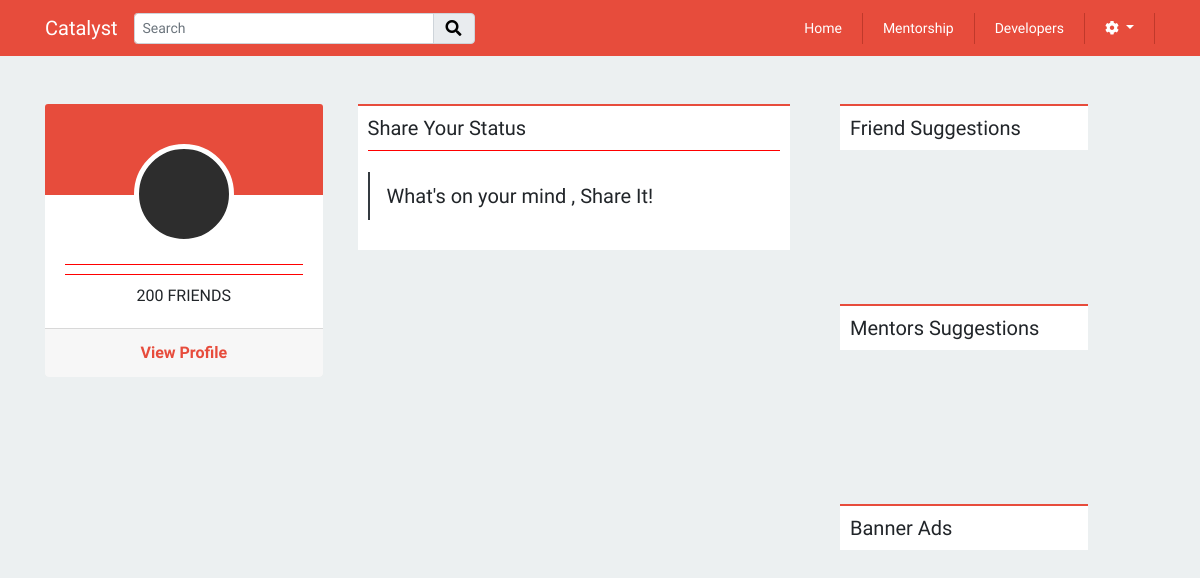
The app's page /includes/homepage/homepage.php, older data.
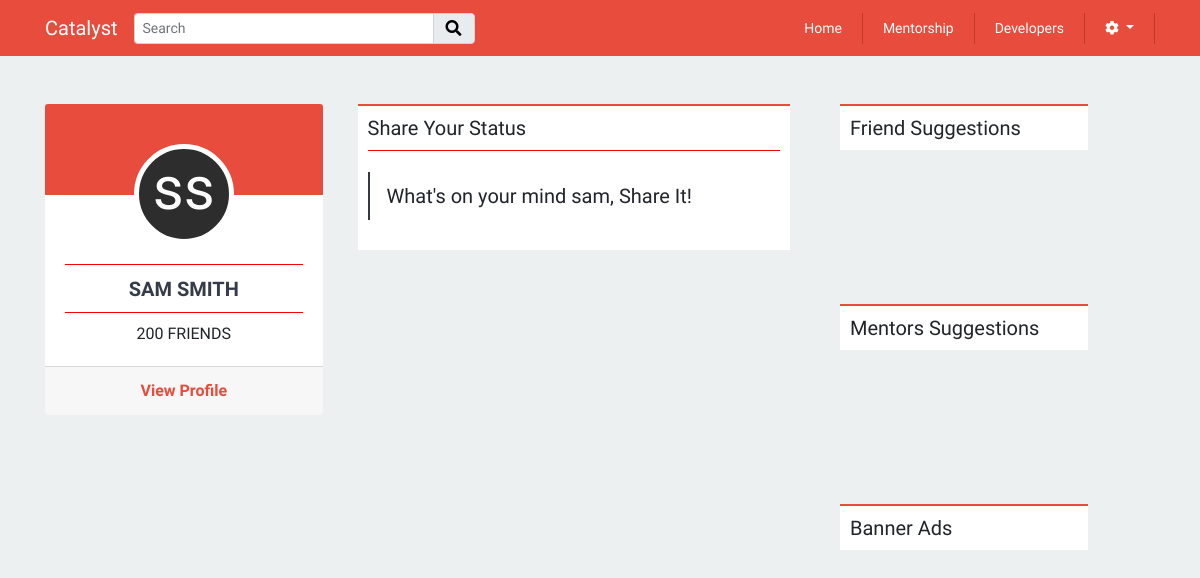
The same page, newer data.
### tables this page shows
CREATE TABLE `profiles` (
  `id` int(11) NOT NULL,
  `fname` varchar(255) NOT NULL,
  `lname` varchar(255) NOT NULL,
  `email` varchar(255) NOT NULL,
  `contact` varchar(255) NOT NULL,
  `image` longtext NOT NULL,
  `location` varchar(255) NOT NULL,
  `position` varchar(255) NOT NULL,
  `portfolio_url` varchar(255) NOT NULL,
  `mentorship_status` tinyint(1) NOT NULL,
  `user_id` int(11) NOT NULL
);

### includes/homepage/homepage.php (the view, shortened to what this page needs)
<?php
require_once 'header.php';
	$query = "SELECT * FROM profiles WHERE user_id = 3";
	$db = Database::getDb();
	$pdost = $db->prepare($query);
	$profile = $pdost->execute();
	$profile = $pdost->fetch(PDO::FETCH_OBJ);
	 $fName = $profile->fname;
	 $lName = $profile->lname;
	$firstChar = mb_substr($fName, 0, 1, "UTF-8");
	$secChar = mb_substr($lName, 0, 1, "UTF-8");
?>
<br>
<br>
<div class="container">
	<div class="row">
		<div class="col-md-3 homepage-left-sidebar">
			<div class="card text-center">
				<div class="card-header homepage-left-sidebar-header">
					<div class="dev-profile-contatiner" style="margin:0 auto;top:30px;">
						<div class="profile-avatar-circle">
							<span class="profile-initials"><?php echo $firstChar . $secChar ?></span>
						</div>
					</div>
				</div>
				<div class="card-body text-center">
					<hr>
					<a href="../userProfile/user-profile.php" class="text-center" style="font-weight:bold; font-size:20px; text-transform:uppercase"><?php echo $profile->fname . " " . $profile->lname; ?></a>
					<hr>
					<p>200 FRIENDS</p>
				</div>
				<div class="card-footer text-muted">
					<a href="../userProfile/user-profile.php" class="" style="color: #E74C3C;font-weight:bold;">View Profile</a>
				</div>
			</div>
		</div>
		<div class="col-md-5 homepage-profile">
			<h5 class="sidebar-h5" style="background:white;">Share Your Status
				<hr />
				<div class="status-container">
					<button type="button" class="btn btn-block btn-lg text-left status-text-modal" data-toggle="modal" data-target="#exampleModalCenter">
						What's on your mind <?= $profile->fname ?>, Share It!
					</button>
				</div>
			</h5>
		</div>
		<div class="col-md-3 homepage-right-sidebar">
		<div class="sidebar-right-height">
		<h5 class="sidebar-h5">Friend Suggestions</h5>
		</div>
		<div class="sidebar-right-height">
		<h5 class="sidebar-h5">Mentors Suggestions</h5>
		</div>
		<div class="sidebar-right-height">
		<h5 class="sidebar-h5">Banner Ads</h5>
		</div>
		</div>
	</div>
</div>
<?php
require_once 'footer.php';
?>

Row changes from the older to the newer data that the page shows:
added profiles: fname "s", lname "s", fname "SAM", lname "SMITH", fname "sam"
